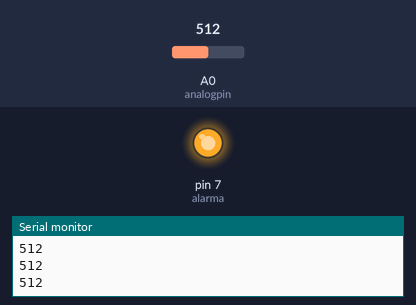
Simulated run of this sketch. Board: Arduino Uno, built with avr-gcc and run on an emulated ATmega328P. Parts: output pins drawn as LEDs (lit = HIGH), the last lines printed to the serial monitor. The inputs (shaded band) are chosen by the test bench; at power-on: A0 (analogpin) = 512.

Above: at 1.3 s.
1.4 s: A0 (analogpin) set to 415
2.9 s: A0 (analogpin) set to 384
At 3.3 s:
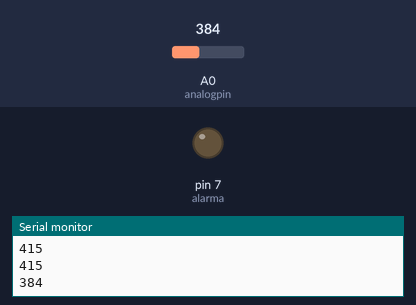
4.5 s: A0 (analogpin) set to 410
At 5.7 s:
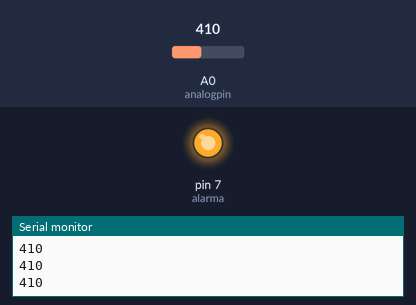
6.0 s: A0 (analogpin) set to 390
At 6.8 s:
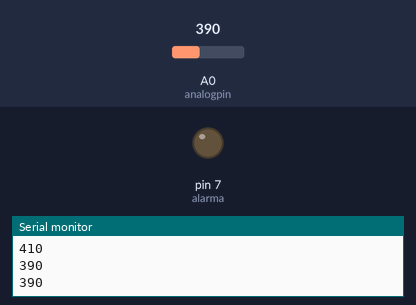
Timing chart, 0 to 8.5 s (numbered marks = the images above; inputs shaded):
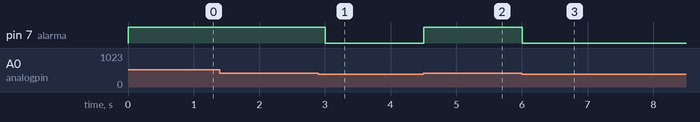

Measured:
- the behaviour switches between 400 and 399 on A0 (analogpin) (found by bisection; images 0 and 1)
- after the input at 2.9 s, pin 7 (alarma): HIGH → LOW after 0.10 s
- after the input at 4.5 s, pin 7 (alarma): LOW → HIGH at once
- after the input at 6.0 s, pin 7 (alarma): HIGH → LOW at once

The sketch:

punto_8.ino
```cpp
//Punto 8
int analogpin = A0; //Nombre del pin análogo
int v2; //Variable sin asignación
int alarma = 7; //Nombre del pin digital
int dt = 500; //Nombre del tiempo de espera de medio segundo
void setup() {
  pinMode(analogpin, INPUT); //Se inicializa el pin para que meta información
  pinMode(alarma, OUTPUT); //Se inicializa el pin para que saque información
  Serial.begin(9600); // Se inicializa el monitor serial para mostrar información
}

void loop() {
  v2 = analogRead(analogpin); //Se le asigna a la variable la información que lea del pin
  if (v2 > 400) { //Condición: Si la variable tiene una información mayor a 400
    digitalWrite(alarma, HIGH); //Pin digital ecribirá una señal PWM de 1
  }
  if (v2 < 400) { //Condición: Si la variable tiene una información menor a 400
    digitalWrite(alarma, LOW); //Pin digital ecribirá una señal PWM de 0
  }
  Serial.println(v2); //El monitor mostrará la información que tenga la variable
  delay(dt); //Espera medio segundo para volver a mostrar la información
}
//Prueba física: https://youtu.be/ufyFYjFsNqA
```
